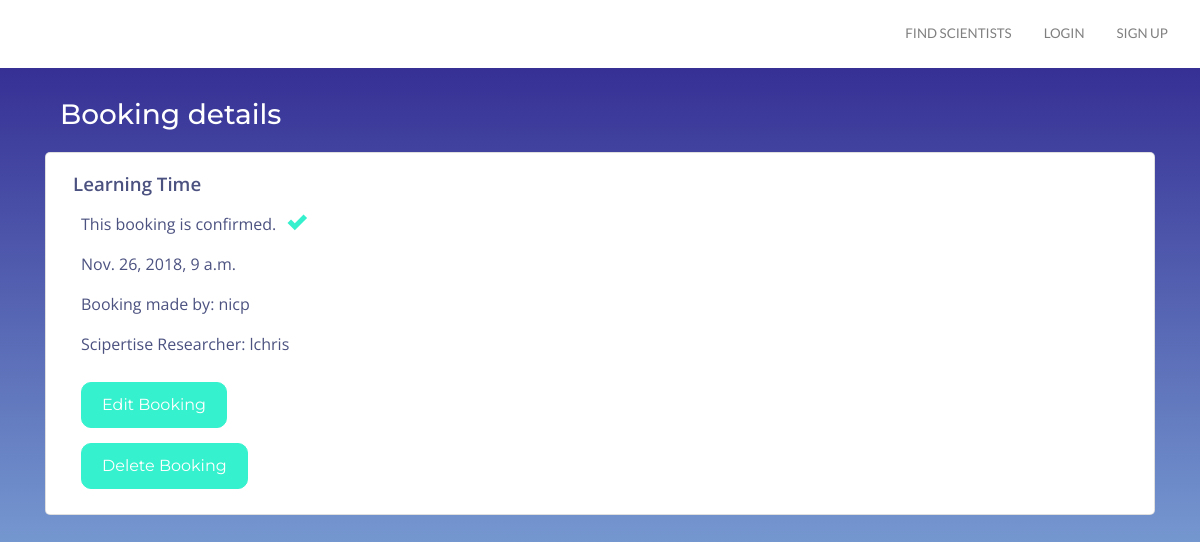
Page /booking/17/ on the earlier database version.
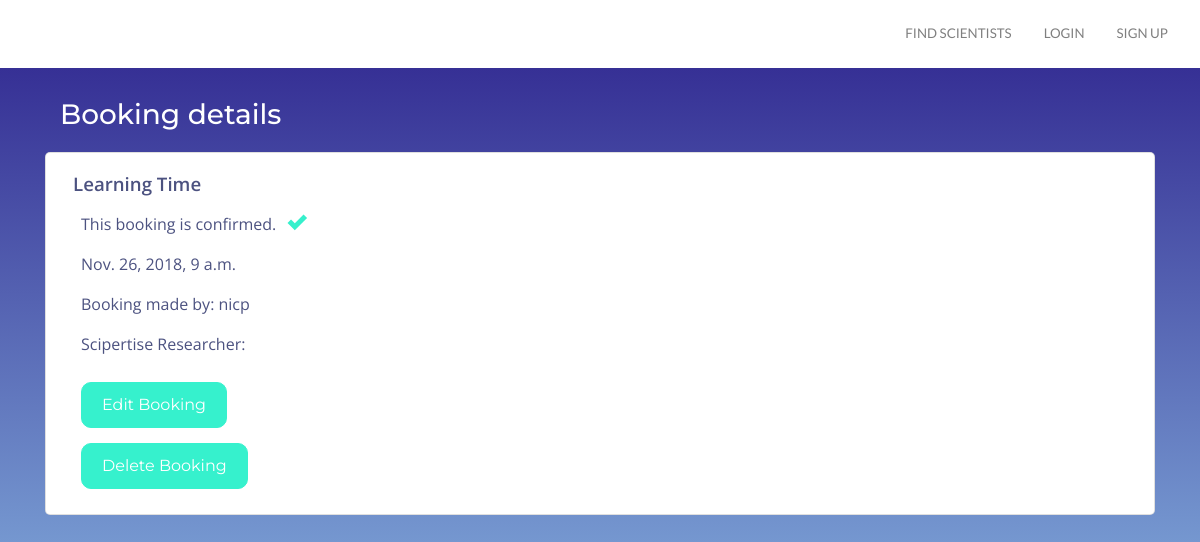
Same page on the later database version.
### booking/models.py (models this page shows, shortened)
class Booking(models.Model):
    user = models.ForeignKey(CustomUser, null=True, default='', on_delete=models.CASCADE)
    expert = models.ForeignKey(CustomUser, null=True, default='',on_delete=models.CASCADE, related_name='bookings')
    title = models.CharField(max_length=200, default='e.g. Advice on statistics', null=True)
    start_time = models.DateTimeField('Start time', null=True)
    end_time = models.DateTimeField('End time', null=True)
    notes = models.TextField('Notes', blank=True, null=True)
    is_confirmed = models.BooleanField(blank=True, default=False)
    is_tutorial = models.BooleanField(blank=True, default=False)
    description = models.TextField('Description', blank=True, null=True)
    class Meta:
        verbose_name = 'Booking'
        verbose_name_plural = 'Bookings'

### users/models.py (models this page shows)
class CustomUser(AbstractUser):
    objects = CustomUserManager()
    position = models.CharField(max_length =10000, null=True, default='', blank=True)
    bio = models.CharField(max_length =10000, null=True, default='', blank=True)
    skills = TaggableManager(help_text="A comma-separated list of tags.")
    image = models.ImageField(upload_to="profile_image", blank=True)
    website = models.CharField(max_length=10000, null=True, default='', blank=True)
    skill_area1_title = models.CharField(max_length =10000, null=True, default='', blank=True)
    skill_area1 = models.CharField(max_length =10000, null=True, default='', blank=True)
    skill_area2_title = models.CharField(max_length =10000, null=True, default='', blank=True)
    skill_area2 = models.CharField(max_length =10000, null=True, default='', blank=True)
    skill_area3_title = models.CharField(max_length =10000, null=True, default='', blank=True)
    skill_area3 = models.CharField(max_length =10000, null=True, default='', blank=True)
    skill_area4_title = models.CharField(max_length =10000, null=True, default='', blank=True)
    skill_area4 = models.CharField(max_length =10000, null=True, default='', blank=True)
    skill_area5_title = models.CharField(max_length =10000, null=True, default='', blank=True)
    skill_area5 = models.CharField(max_length =10000, null=True, default='', blank=True)
    software_hardware = models.CharField(max_length =10000, null=True, default='', blank=True)
    software_hardware_intermediate = models.CharField(max_length =10000, null=True, default='', blank=True)
    availability = models.CharField(max_length=10000, null=True, default='', blank=True)
    rate = models.CharField(max_length= 10000, null=True, default='', blank=True)
    expert = models.BooleanField(blank=True, default=False)
    gives_tutorials = models.BooleanField(blank=True, default=False)
    tutorial_area = models.CharField(max_length =10000, null=True, default='', blank=True)
    wants_expert = models.BooleanField(blank=True, default=False)
    needs_help_with = models.CharField(max_length =10000, null=True, default='', blank=True)
    profile_under_review = models.BooleanField(blank=True, default=False)
    profile_approved = models.BooleanField(blank=True, default=False)

### booking/views.py (the view)
# urls.py: path('booking/<int:pk>/', views.BookingDetailView.as_view(), name="booking_detail"),
class BookingDetailView(DetailView):
    model = Booking
    template = 'templates/booking_detail.html'

### booking/templates/booking/booking_detail.html (shortened to what this page needs)
{% extends 'layout.html' %}
{% load static %}
{% block content %}
<div class="container-fluid booking">
    <div class="container" id="booking_detail_text"><h3>Booking details</h3></div>
    <div class="container" id="booking_content">
        <div class="container card">
        <h3 class="card-title">{{ booking.title }}&nbsp&nbsp</h3>
            <div class="container confirmed">
        {% if booking.is_confirmed %}
      <p class="confirmed">This booking is confirmed.&nbsp&nbsp</p><img class="check" src="/static/css/check.svg">
        {% else %}
        <p class="confirmed">This booking has not yet been confirmed by the requested expert. You will receive an email upon confirmation.&nbsp&nbsp<img class="x" src="/static/css/warning.svg"></p>
        {% endif %}
            </div>
        <div class="container">
        <p>{{ booking.start_time }}</p>
        <p>Booking made by: {{ booking.user }}</p>
        <p>Scipertise Researcher: {{ booking.expert }}</p>
            <div><a href="{% url 'booking:booking_update' pk=booking.pk %}"><button type='submit' class='booking_button'>Edit Booking</button></a></div>
            <div><a href="{% url 'booking:booking_delete' pk=booking.pk %}"><button type='submit' class='booking_button'>Delete Booking</button></a></div>
    </div>
    </div>
    </div>
</div>
{% endblock %}

Differences in the rows shown:
changed through a linked row, Booking "Learning Time": expert "lchris" → (not shown)
